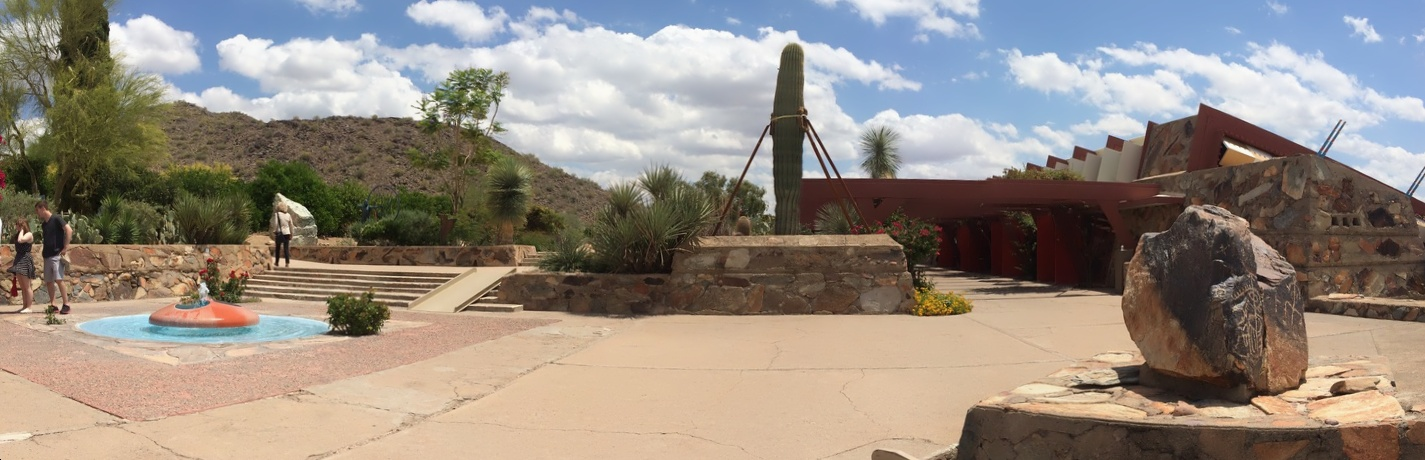
#> input picture filled_test1.jpg, 1425 x 460 px
$ python -i exisiting_algorithm.py   (imports and definitions only)
#> lines starting #> are read from the running program, lines starting #| are printed output that depends on the picture; after the words box and inside, x2 and y2 are one past the last pixel; in counts of white or black regions, pixels touching at a corner belong together
#> further down, picture is the input picture: shape (460, 1425, 3); mean B, G, R 129.1, 138.9, 149
"""
Implementation by Adrian Rosebrok found in
https://www.pyimagesearch.com/2018/12/17/image-stitching-with-opencv-and-python/
"""

from imutils import paths
import imutils
import numpy as np
import cv2

def existing_algorithm(img, output):
#> called with output = 'out.png'
	new_img = cv2.copyMakeBorder(img, 10, 10, 10, 10, cv2.BORDER_CONSTANT, (0, 0, 0))
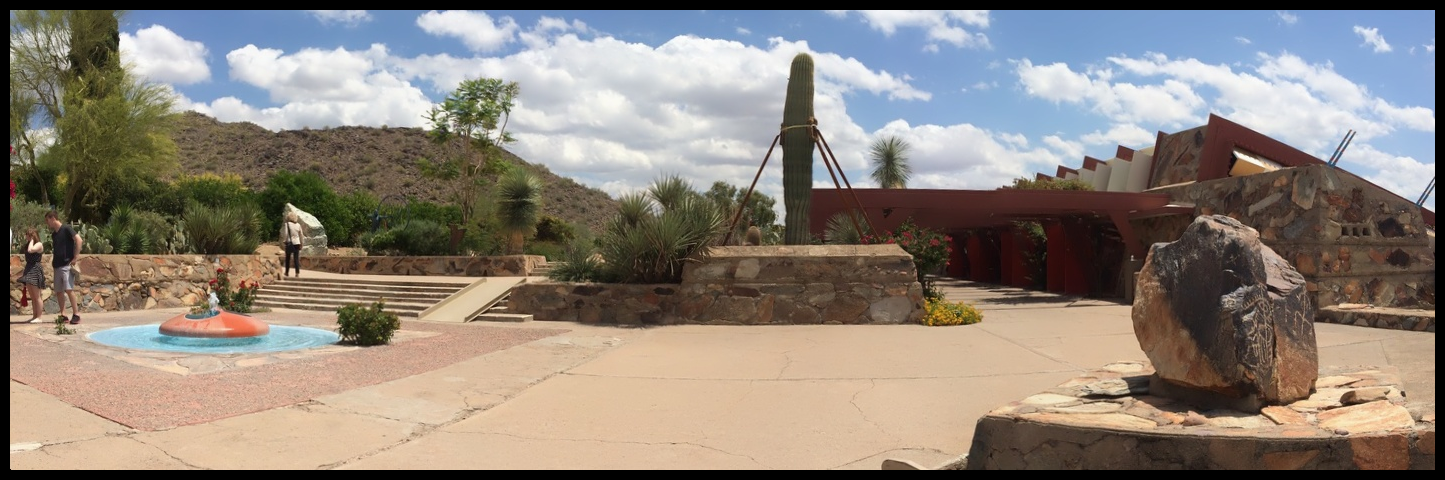
#> new_img: shape (480, 1445, 3); mean B, G, R 122, 131.3, 140.8
	gray = cv2.cvtColor(new_img, cv2.COLOR_BGR2GRAY)
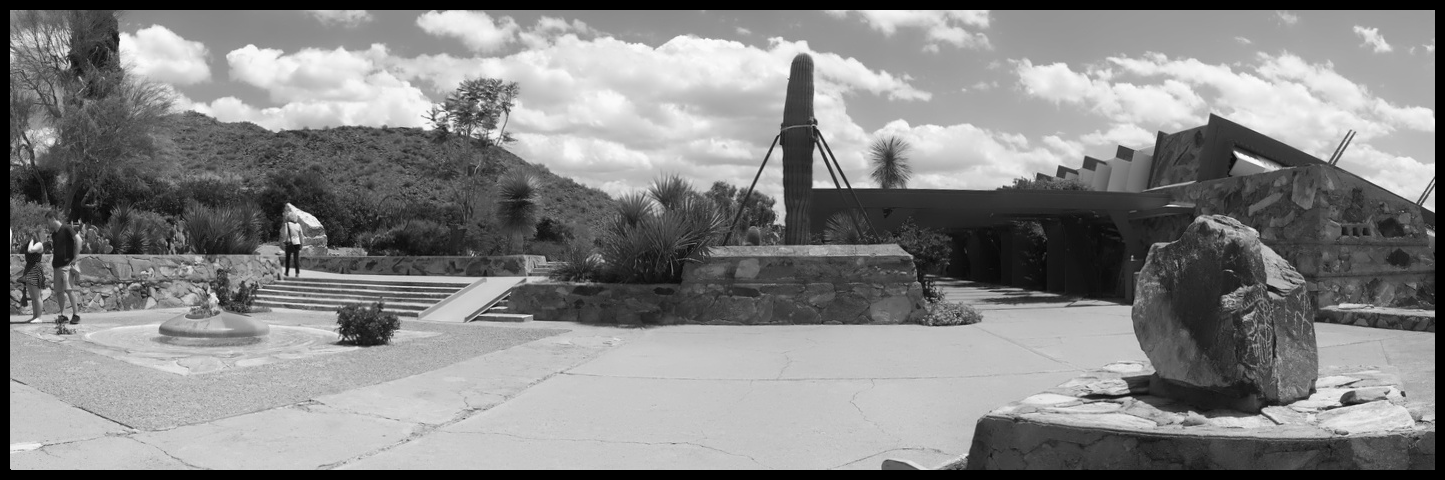
#> gray: shape (480, 1445); min 0, max 255, mean 133.1
	thresh = cv2.threshold(gray, 0, 255, cv2.THRESH_BINARY)[1]
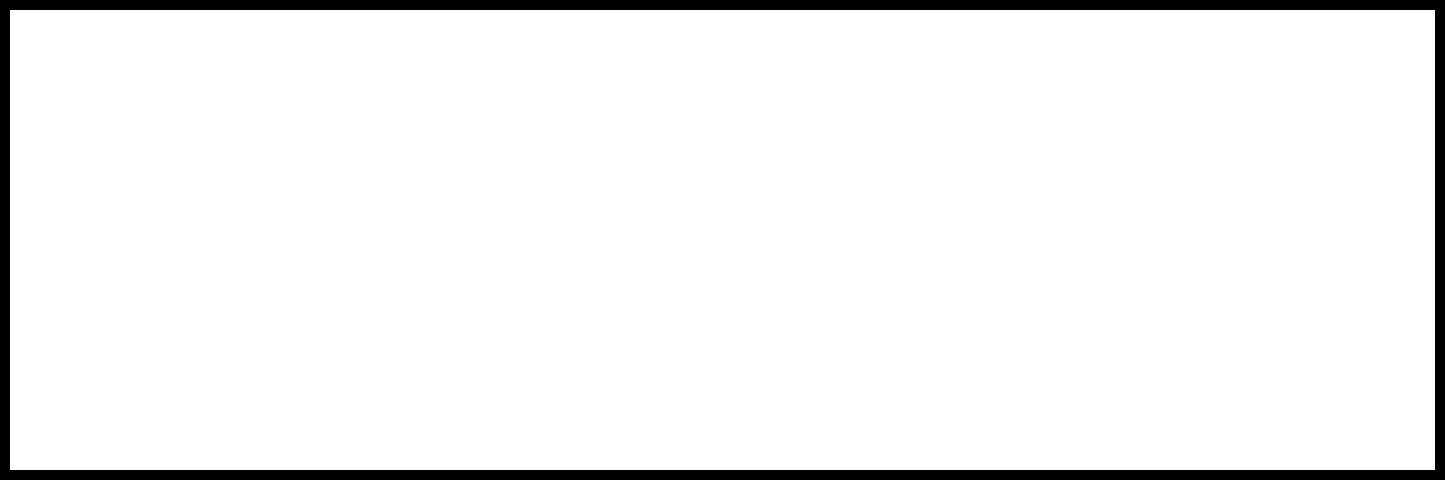
#> thresh: shape (480, 1445); 94.5% white; 1 black region
	cnts = cv2.findContours(thresh.copy(), cv2.RETR_EXTERNAL, cv2.CHAIN_APPROX_SIMPLE)
#> cnts = 1 contour; box (x1, y1, x2, y2) and area: (10, 10, 1435, 470) 653616
	cnts = imutils.grab_contours(cnts)
#> cnts = [[[10, 10], [10, 469], [1434, 469], [1434, 10]]]
	c = max(cnts, key=cv2.contourArea)
#> c = [[10, 10], [10, 469], [1434, 469], [1434, 10]]
	mask = np.zeros(thresh.shape, dtype="uint8")
	(x, y, w, h) = cv2.boundingRect(c)
#> x = 10; y = 10; w = 1425; h = 460
	rect = cv2.rectangle(mask, (x, y), (x + w, y + h), 255, -1)
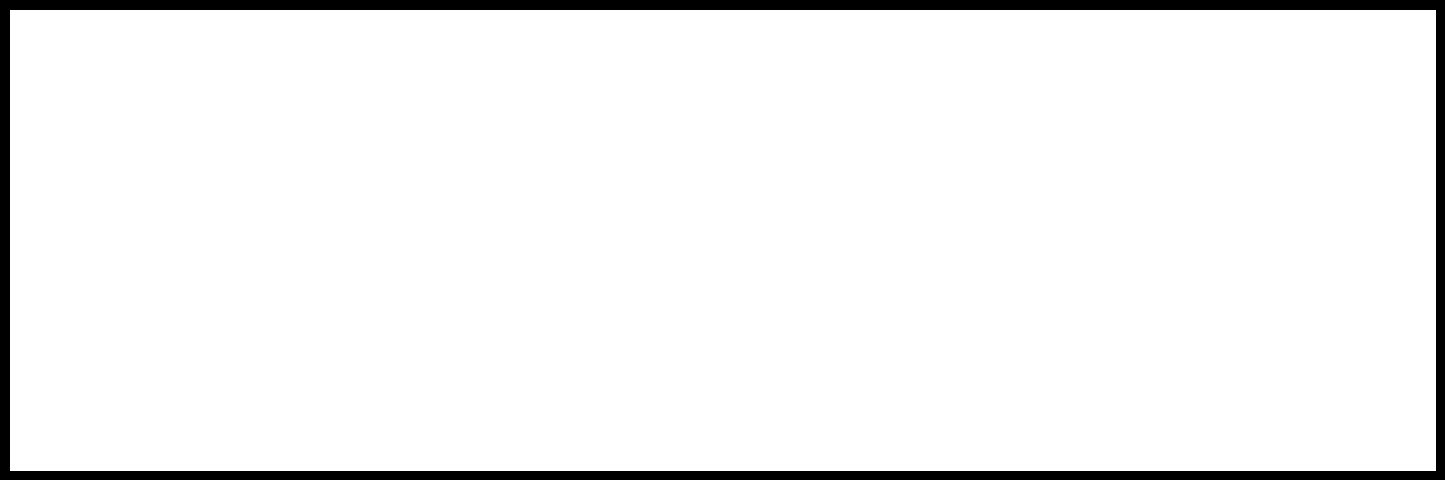
#> rect: shape (480, 1445); 94.8% white; 1 black region, box (x1, y1, x2, y2) and area: (0, 0, 1445, 480) 36214

	minRect = mask.copy()
	sub = mask.copy()

	while cv2.countNonZero(sub) > 0:
		minRect = cv2.erode(minRect, None)
		sub = cv2.subtract(minRect, thresh)
#> this loop made 1 pass
#> pass 1, in existing_algorithm, `minRect = cv2.erode(minRect, None)`:
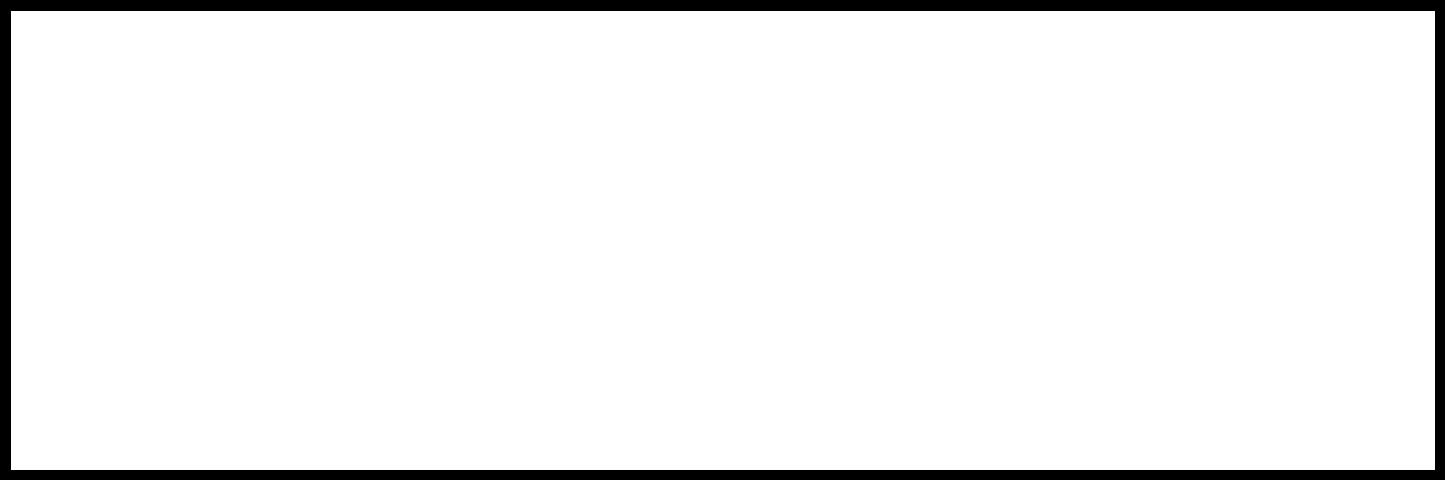
#> minRect: shape (480, 1445); 94.2% white; 1 black region

	cnts = cv2.findContours(minRect.copy(), cv2.RETR_EXTERNAL,
			cv2.CHAIN_APPROX_SIMPLE)
#> cnts = 1 contour; box (x1, y1, x2, y2) and area: (11, 11, 1435, 470) 651734
	cnts = imutils.grab_contours(cnts)
#> cnts = [[[11, 11], [11, 469], [1434, 469], [1434, 11]]]
	c = max(cnts, key=cv2.contourArea)
#> c = [[11, 11], [11, 469], [1434, 469], [1434, 11]]
	(x, y, w, h) = cv2.boundingRect(c)
#> x = 11; y = 11; w = 1424; h = 459

	result = img[y:y + h, x:x + w]
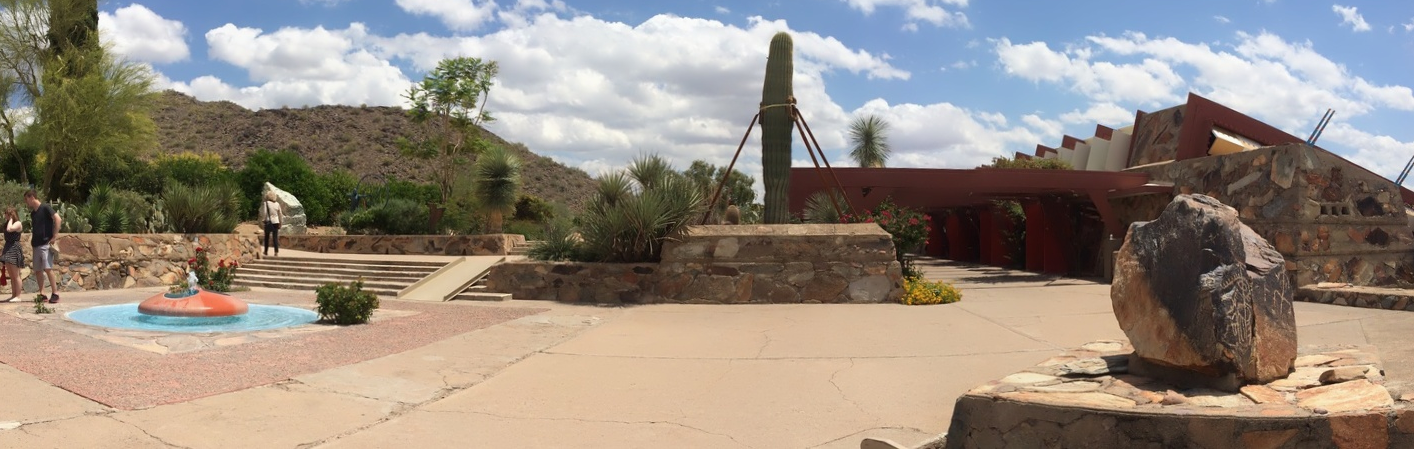
#> result: shape (449, 1414, 3); mean B, G, R 127.7, 138.5, 149.4
	cv2.imwrite(output, result)


>>> import cv2
>>> picture = cv2.imread('filled_test1.jpg')
>>> result = existing_algorithm(picture, 'out.png')

$ run again, on filled.jpg
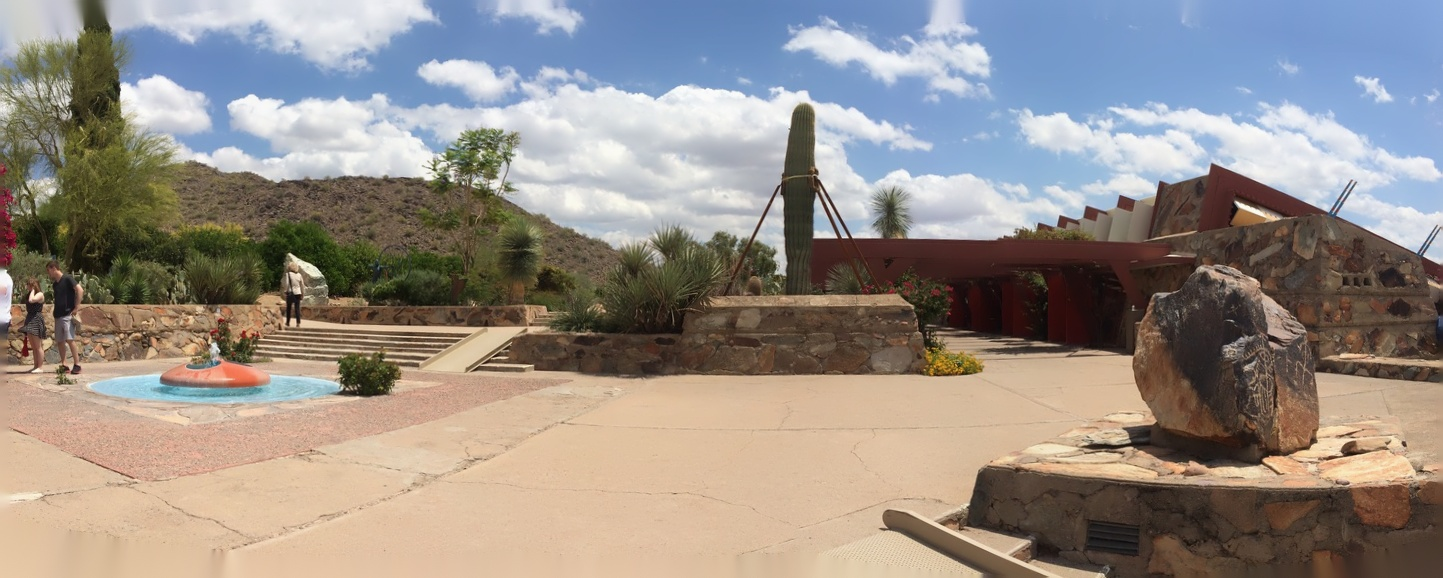
#> input picture filled.jpg, 1443 x 578 px
#> picture is the input picture: shape (578, 1443, 3); mean B, G, R 136.2, 142.6, 150.7
#> in existing_algorithm, `thresh = cv2.threshold(gray, 0, 255, cv2.THRESH_BINARY)[1]`:
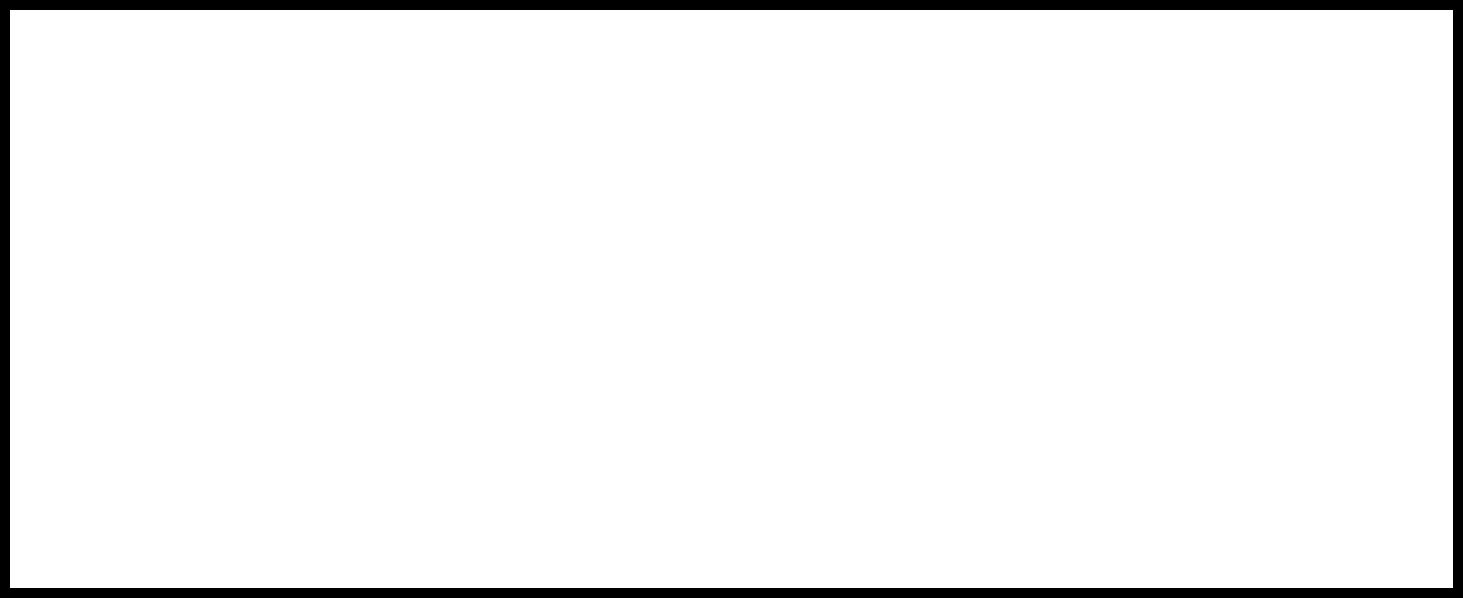
#> thresh: shape (598, 1463); 95.3% white; 1 black region
#> in existing_algorithm, `cnts = cv2.findContours(thresh.copy(), cv2.RETR_EXTERNAL, cv2.CHAIN_AP..`: cnts = 1 contour; box (x1, y1, x2, y2) and area: (10, 10, 1453, 588) 832034
#> in existing_algorithm, `cnts = imutils.grab_contours(cnts)`: cnts = [[[10, 10], [10, 587], [1452, 587], [1452, 10]]]
#> in existing_algorithm, `c = max(cnts, key=cv2.contourArea)`: c = [[10, 10], [10, 587], [1452, 587], [1452, 10]]
#> in existing_algorithm, `(x, y, w, h) = cv2.boundingRect(c)`: x = 10; w = 1443; h = 578
#> rect: shape (598, 1463); 95.6% white; 1 black region, box (x1, y1, x2, y2) and area: (0, 0, 1463, 598) 38798
#> the loop in existing_algorithm, `while cv2.countNonZero(sub) > 0:` made 1 pass
#> in existing_algorithm, `cnts = cv2.findContours(minRect.copy(), cv2.RETR_EXTERNAL, cv2.CHAIN_A..`: cnts = 1 contour; box (x1, y1, x2, y2) and area: (11, 11, 1453, 588) 830016
#> in existing_algorithm, `cnts = imutils.grab_contours(cnts)`: cnts = [[[11, 11], [11, 587], [1452, 587], [1452, 11]]]
#> in existing_algorithm, `c = max(cnts, key=cv2.contourArea)`: c = [[11, 11], [11, 587], [1452, 587], [1452, 11]]
#> in existing_algorithm, `(x, y, w, h) = cv2.boundingRect(c)`: x = 11; w = 1442; h = 577
#> in existing_algorithm, `result = img[y:y + h, x:x + w]`:
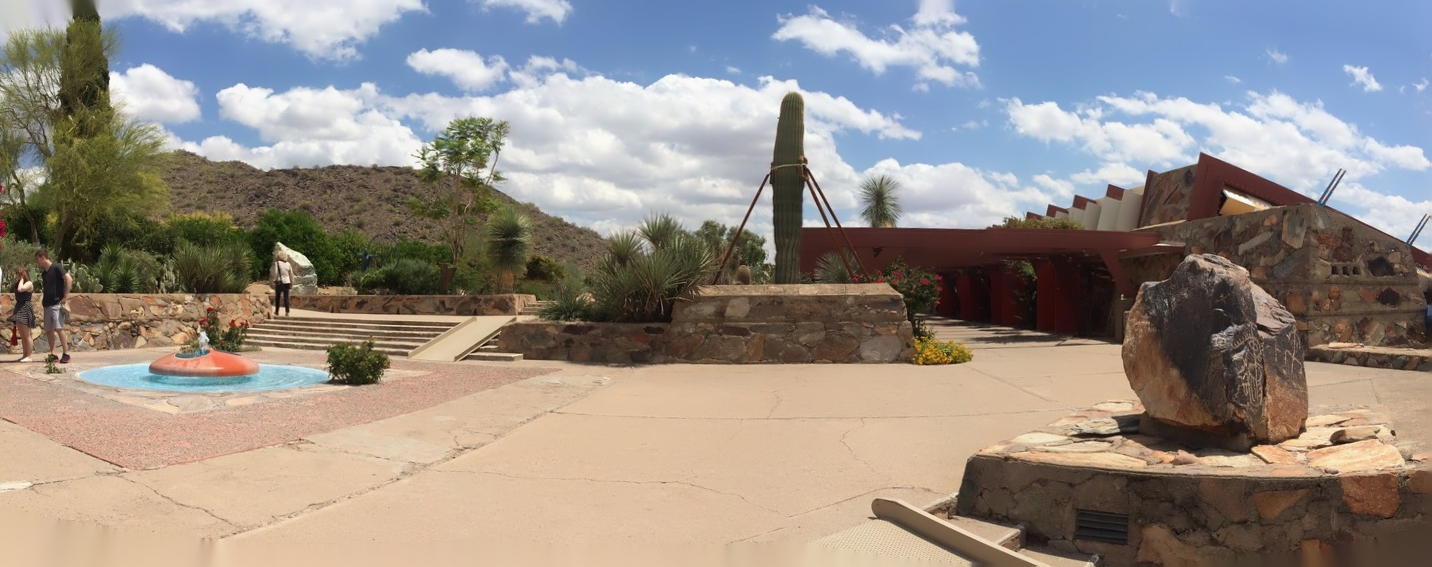
#> result: shape (567, 1432, 3); mean B, G, R 134.8, 142, 150.6
